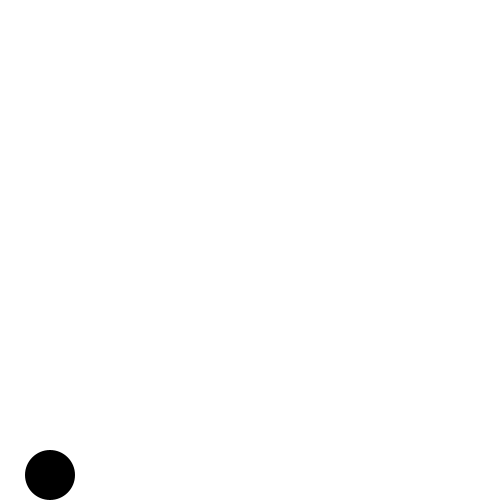
Frame 1 (no input)
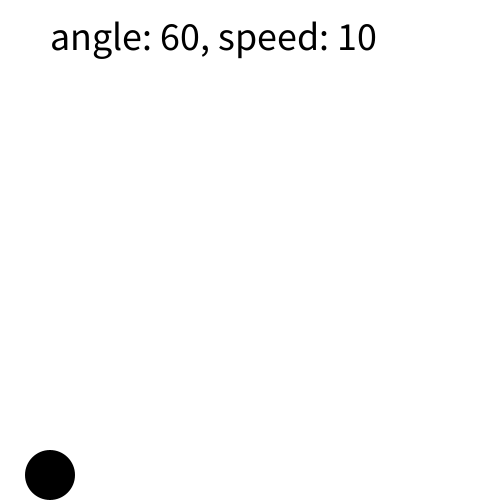
Frame 60 (the mouse pressed at the canvas centre just before this capture)
Frame 120 (the mouse held since frame 60 and released just before this capture): identical to frame 60, image omitted

The Processing sketch that drew these frames (run headless with seeded random() and noise(); from frame 60 on, the mouse is pressed at the canvas centre):

// Processing sketch: parabola2
// ── parabola2.pde
float x=0,y=0;
float dx=0,dy=0;
float gravity=0.1;
boolean flying=false;
int angle=60;
int speed=10;

void setup() {
  size(500,500);
  x = 50;
  y = height-25;
}

void draw() {
  background(255);
  String txt = "angle: "+angle+", speed: "+speed;
  textSize(40);
  text(txt,50,50);
  fill(0);
  noStroke();
  ellipse(x,y,50,50);
  if (flying) {
    x += dx;
    y += dy;
    dy += gravity;
    if (y>=height-25) {
      y = height-25;
      dx *= 0.98;
      if (abs(dy) < 1.5) {
        dy = 0;
        flying=false;
        if (abs(dx) < 0.1) {
          dx = 0;
        }
      } else {
        dy *= -0.8;
      }
    }
    if (x<=25 || x>=width-25) {
      dx *= -1;
    }
  }
}

void keyPressed() {
  if (key == ' ' && !flying) {
    dx = speed*cos(radians(angle));
    dy = -speed*sin(radians(angle));
    flying = true;
  }
  if (keyCode == UP) {
    angle += 1;
    if (angle > 90) {
      angle = 90;
    }
  }
  if (keyCode == DOWN) {
    angle -= 1;
    if (angle < 0) {
      angle = 0;
    }
  }
  if (keyCode == RIGHT) {
    speed += 1;
    if (speed > 15) {
      speed = 15;
    }
  }
  if (keyCode == LEFT) {
    speed -= 1;
    if (speed < 1) {
      speed = 1;
    }
  }
}
